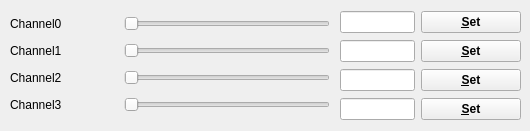
    <widget class="QWidget" name="tab_2">
     <attribute name="title">
      <string>hex</string>
     </attribute>
     <widget class="QWidget" name="gridLayoutWidget_5">
      <property name="geometry">
       <rect>
        <x>340</x>
        <y>10</y>
        <width>181</width>
        <height>112</height>
       </rect>
      </property>
      <layout class="QGridLayout" name="gridLayout_5">
       <item row="2" column="0">
        <widget class="QLineEdit" name="lineEdit_26"/>
       </item>
       <item row="3" column="0">
        <widget class="QLineEdit" name="lineEdit_24"/>
       </item>
       <item row="1" column="0">
        <widget class="QLineEdit" name="lineEdit_23"/>
       </item>
       <item row="1" column="1">
        <widget class="QPushButton" name="pushButton_17">
         <property name="minimumSize">
          <size>
           <width>100</width>
           <height>0</height>
          </size>
         </property>
         <property name="maximumSize">
          <size>
           <width>0</width>
           <height>16777215</height>
          </size>
         </property>
         <property name="font">
          <font>
           <bold>true</bold>
          </font>
         </property>
         <property name="text">
          <string>&amp;Set</string>
         </property>
        </widget>
       </item>
       <item row="0" column="0">
        <widget class="QLineEdit" name="lineEdit_25">
         <property name="contextMenuPolicy">
          <enum>Qt::ContextMenuPolicy::CustomContextMenu</enum>
         </property>
        </widget>
       </item>
       <item row="0" column="1">
        <widget class="QPushButton" name="pushButton_15">
         <property name="minimumSize">
          <size>
           <width>100</width>
           <height>0</height>
          </size>
         </property>
         <property name="maximumSize">
          <size>
           <width>0</width>
           <height>16777215</height>
          </size>
         </property>
         <property name="font">
          <font>
           <bold>true</bold>
          </font>
         </property>
         <property name="text">
          <string>&amp;Set</string>
         </property>
        </widget>
       </item>
       <item row="3" column="1">
        <widget class="QPushButton" name="pushButton_16">
         <property name="minimumSize">
          <size>
           <width>100</width>
           <height>0</height>
          </size>
         </property>
         <property name="maximumSize">
          <size>
           <width>0</width>
           <height>16777215</height>
          </size>
         </property>
         <property name="font">
          <font>
           <bold>true</bold>
          </font>
         </property>
         <property name="text">
          <string>&amp;Set</string>
         </property>
        </widget>
       </item>
       <item row="2" column="1">
        <widget class="QPushButton" name="pushButton_18">
         <property name="minimumSize">
          <size>
           <width>100</width>
           <height>0</height>
          </size>
         </property>
         <property name="maximumSize">
          <size>
           <width>0</width>
           <height>16777215</height>
          </size>
         </property>
         <property name="font">
          <font>
           <bold>true</bold>
          </font>
         </property>
         <property name="text">
          <string>&amp;Set</string>
         </property>
        </widget>
       </item>
      </layout>
     </widget>
     <widget class="QWidget" name="gridLayoutWidget_3">
      <property name="geometry">
       <rect>
        <x>10</x>
        <y>10</y>
        <width>320</width>
        <height>111</height>
       </rect>
      </property>
      <layout class="QGridLayout" name="gridLayout_3">
       <item row="2" column="1">
        <widget class="QWidget" name="widget_10" native="true"/>
       </item>
       <item row="2" column="0">
        <widget class="QLabel" name="label_38">
         <property name="text">
          <string>Channel1</string>
         </property>
        </widget>
       </item>
       <item row="4" column="0">
        <widget class="QLabel" name="label_40">
         <property name="text">
          <string>Channel3</string>
         </property>
        </widget>
       </item>
       <item row="3" column="0">
        <widget class="QLabel" name="label_39">
         <property name="text">
          <string>Channel2</string>
         </property>
        </widget>
       </item>
       <item row="1" column="2">
        <widget class="QSlider" name="horizontalSlider_9">
         <property name="maximum">
          <number>65536</number>
         </property>
         <property name="orientation">
          <enum>Qt::Orientation::Horizontal</enum>
         </property>
        </widget>
       </item>
       <item row="3" column="2">
        <widget class="QSlider" name="horizontalSlider_11">
         <property name="maximum">
          <number>65536</number>
         </property>
         <property name="orientation">
          <enum>Qt::Orientation::Horizontal</enum>
         </property>
        </widget>
       </item>
       <item row="3" column="1">
        <widget class="QWidget" name="widget_11" native="true"/>
       </item>
       <item row="2" column="2">
        <widget class="QSlider" name="horizontalSlider_10">
         <property name="maximum">
          <number>65536</number>
         </property>
         <property name="orientation">
          <enum>Qt::Orientation::Horizontal</enum>
         </property>
        </widget>
       </item>
       <item row="1" column="1">
        <widget class="QWidget" name="widget_9" native="true">
         <property name="minimumSize">
          <size>
           <width>50</width>
           <height>0</height>
          </size>
         </property>
         <property name="maximumSize">
          <size>
           <width>0</width>
           <height>16777215</height>
          </size>
         </property>
        </widget>
       </item>
       <item row="4" column="2">
        <widget class="QSlider" name="horizontalSlider_12">
         <property name="maximum">
          <number>65536</number>
         </property>
         <property name="orientation">
          <enum>Qt::Orientation::Horizontal</enum>
         </property>
        </widget>
       </item>
       <item row="4" column="1">
        <widget class="QWidget" name="widget_12" native="true"/>
       </item>
       <item row="1" column="0">
        <widget class="QLabel" name="label_37">
         <property name="text">
          <string>Channel0</string>
         </property>
        </widget>
       </item>
      </layout>
     </widget>
    </widget>
